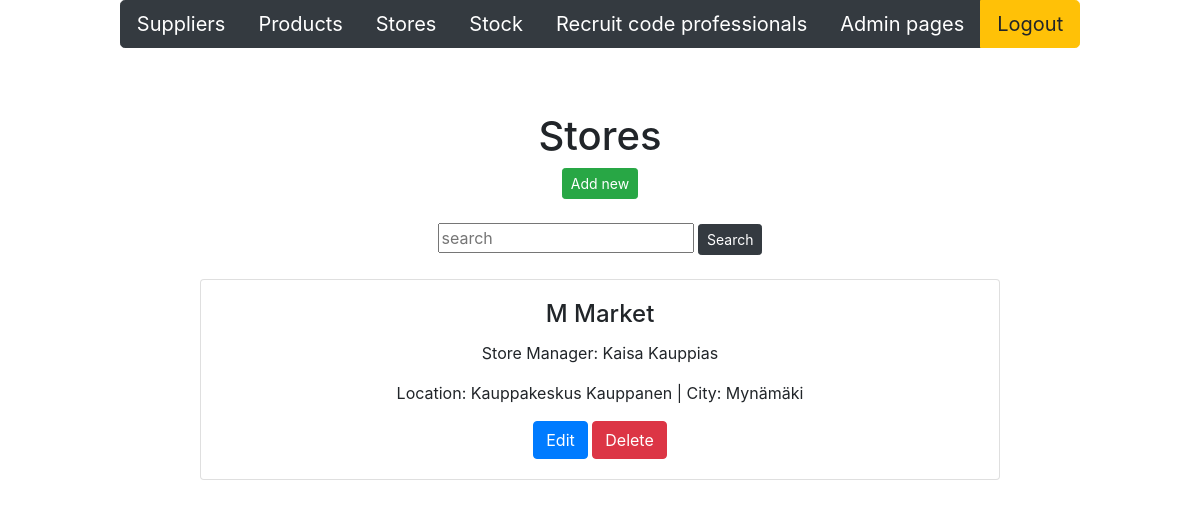
/stores/ (signed in), run on an earlier commit of the app's database.
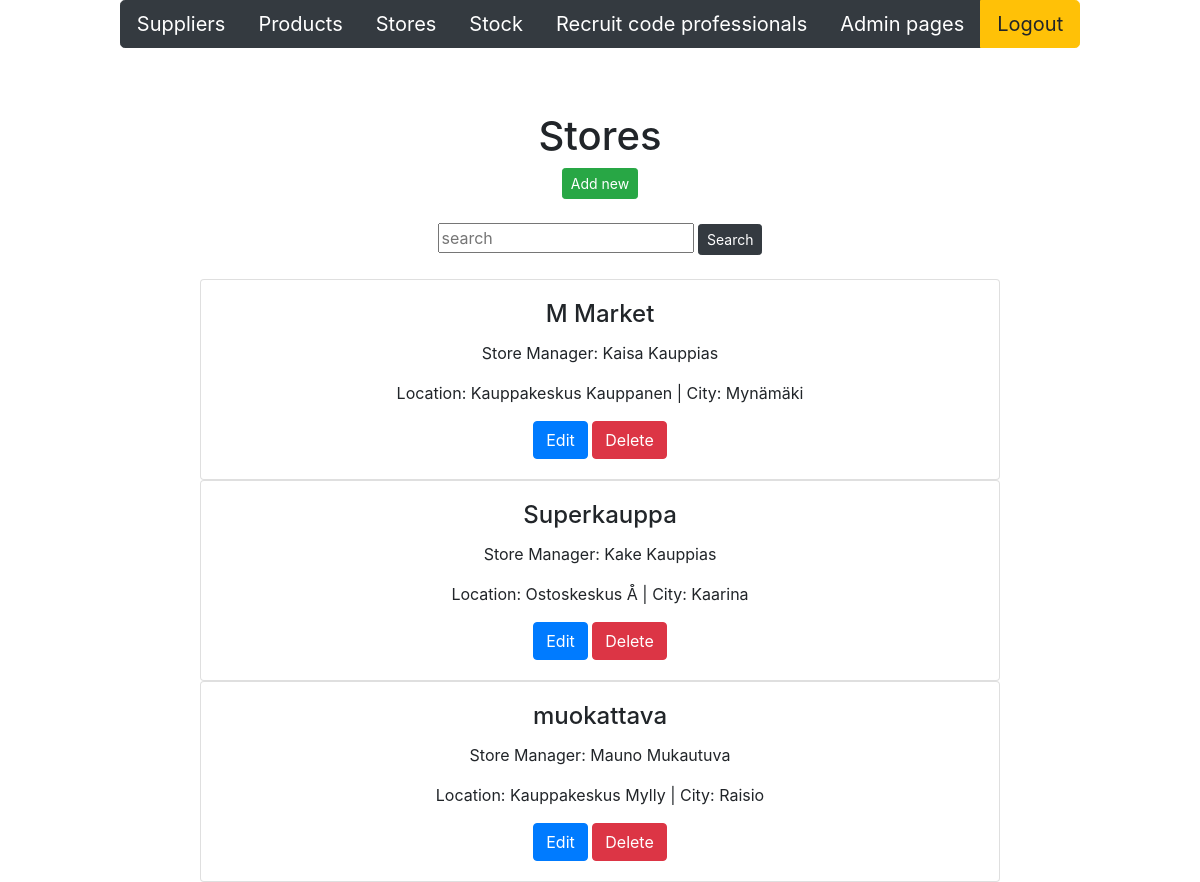
And on a later commit of the database.
### app/models.py (models this page shows, shortened)
class Store(models.Model):
    storename = models.CharField(max_length = 50, default="kauppa")
    storemanager = models.CharField(max_length = 50, default="henkilö")
    location = models.CharField(max_length = 100, default="sijainti")
    city = models.CharField(max_length = 30, default="kaupunki")

### app/views.py (the view)
# urls.py: path('stores/', storelistview),
def storelistview(request):
    if not request.user.is_authenticated:
        return render(request, 'loginpage.html')
    else:
        storelist = Store.objects.all()
        context = {'stores': storelist}
        return render (request,"storelist.html",context)

### app/templates/storelist.html (shortened to what this page needs)
{% extends 'index.html' %}
{% block content %}
<br>
<br>
<h1>Stores</h1>
<button id="add-btn" class="btn btn-success btn-sm" onclick="showaddform()">Add new</button>
<br>
<br>
<form method="post" action="/search-stores/">
    <input class="card-text" class="card-text" type="text" placeholder="search" name="search">
    <input type="submit" value="Search" class="btn btn-dark btn-sm" name="">
</form>
<br>
{% for k in stores %}
<div class="card" style="width:50rem;">
    <div class="card-body">
        <h4 class="card-title">{{k.storename}}</h4>
        <p class="card-text">Store Manager: {{k.storemanager}}</p>
        <p class="card-text">Location: {{k.location}} | City: {{k.city}} </p>
        <a href="/edit-store-get/{{k.id}}/" class="btn btn-primary">Edit</a>
        <a href="/confirm-delete-store/{{k.id}}/" class="btn btn-danger">Delete</a>
    </div>
</div>
{% empty %}
<div class="card" style="width: 50rem;">
    <div class="card-body">
        <p class="card-text">No stores found in the database </p>
    </div>
</div>
{% endfor %}
{% endblock %}

### app/templates/index.html (shortened to what this page needs)
<!DOCTYPE html>
<html>
    <head>
        <link rel="stylesheet" href="https://stackpath.bootstrapcdn.com/bootstrap/4.5.0/css/bootstrap.min.css"
>
        <link rel="stylesheet" href="https://cdnjs.cloudflare.com/ajax/libs/font-awesome/5.11.2/css/all.min.css">
        {% load static %}
        <link rel="stylesheet" type="text/css" href="{% static 'style.css' %}">
    </head>
    <body>
        <div class="container">
            <center>
                <div class="btn-group" role="group">
                    <a class="btn btn-dark btn-lg " href="/suppliers">Suppliers</a>
                    <a class="btn btn-dark btn-lg" href="/products">Products</a>
                    <a class="btn btn-dark btn-lg" href="/stores">Stores</a>
                    <a class="btn btn-dark btn-lg" href="/stock">Stock</a>
                    <a class="btn btn-dark btn-lg" href="http://careeria.fi">Recruit code professionals</a>
                    <a class="btn btn-dark btn-lg" href="/admin">Admin pages</a>
                    <a class="btn btn-warning btn-lg" href="/logout">Logout</a>
                </div>
                {% block content %}
                {% endblock %}
            </center>
        </div>
    </body>
</html>

What changed in the data, as far as the page shows it:
added Store: storename "Superkauppa", storemanager "Kake Kauppias", location "Ostoskeskus Å", city "Kaarina"
added Store: storename "muokattava", storemanager "Mauno Mukautuva", location "Kauppakeskus Mylly", city "Raisio"
